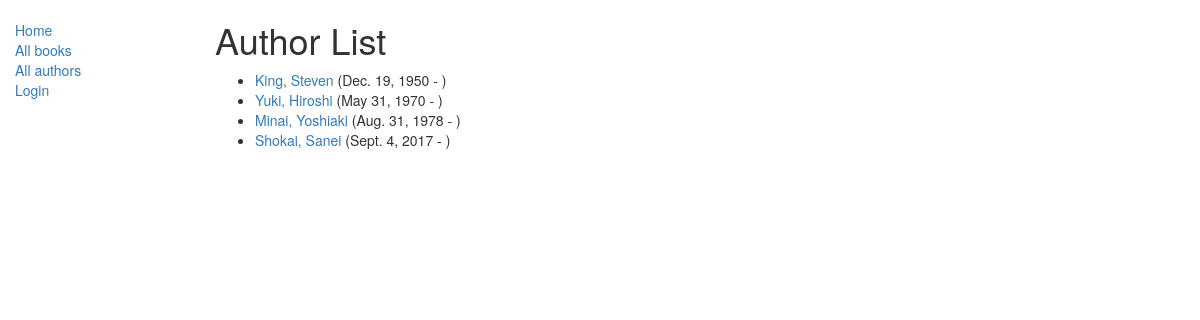
The app's page /catalog/authors/, older data.
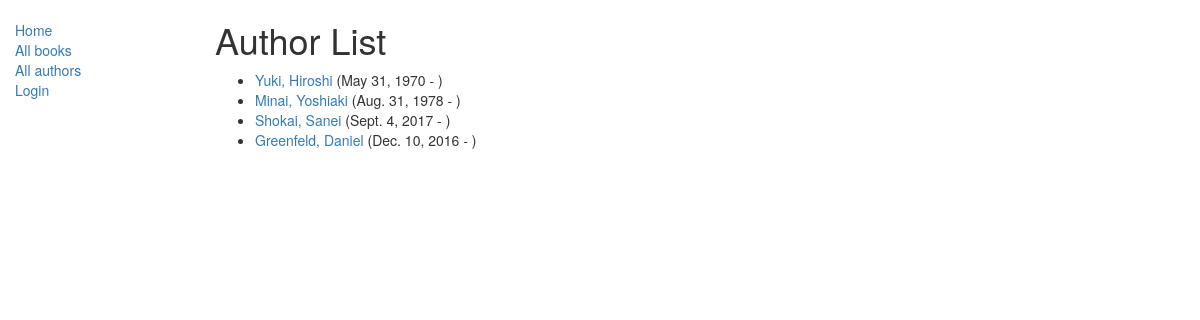
The same page, newer data.
### catalog/models.py (models this page shows)
class Author(models.Model):
    first_name = models.CharField(max_length=100)
    last_name = models.CharField(max_length=100)
    date_of_birth = models.DateField(null=True, blank=True)
    date_of_death = models.DateField('died', null=True, blank=True)
    def get_absolute_url(self):
        return reverse('author-detail', args=[str(self.id)])
    def __str__(self):
        return '%s, %s' % (self.last_name, self.first_name)

### catalog/views.py (the view)
class AuthorListView(generic.ListView):
    model = Author
    paginate_by = 10

### catalog/templates/catalog/author_list.html
{% extends "base_generic.html" %}
{% block content %}
    <h1>Author List</h1>
    {% if author_list %}
    <ul>
      {% for author in author_list %}
      <li>
        <a href="{{ author.get_absolute_url }}">{{ author }}</a> ({{ author.date_of_birth }} - {% if author.date_of_death %}{{author.date_of_death}}{% endif %})
      </li>
      {% endfor %}
    </ul>
    {% else %}
      <p>There are no authors in the library.</p>
    {% endif %}
{% endblock %}

Row changes from the older to the newer data that the page shows:
removed Author: last_name+first_name "King, Steven", date_of_birth "Dec. 19, 1950"
added Author: last_name+first_name "Greenfeld, Daniel", date_of_birth "Dec. 10, 2016"
